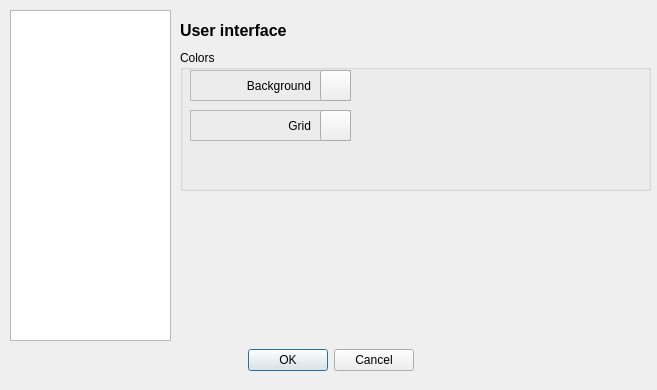
<?xml version="1.0" encoding="UTF-8"?>
<ui version="4.0">
 <class>settings</class>
 <widget class="QDialog" name="settings">
  <property name="geometry">
   <rect>
    <x>0</x>
    <y>0</y>
    <width>657</width>
    <height>390</height>
   </rect>
  </property>
  <property name="windowTitle">
   <string>Properties</string>
  </property>
  <widget class="QDialogButtonBox" name="buttonBox">
   <property name="geometry">
    <rect>
     <x>10</x>
     <y>340</y>
     <width>641</width>
     <height>41</height>
    </rect>
   </property>
   <property name="orientation">
    <enum>Qt::Horizontal</enum>
   </property>
   <property name="standardButtons">
    <set>QDialogButtonBox::Cancel|QDialogButtonBox::Ok</set>
   </property>
   <property name="centerButtons">
    <bool>true</bool>
   </property>
  </widget>
  <widget class="QStackedWidget" name="stackedWidget">
   <property name="geometry">
    <rect>
     <x>180</x>
     <y>10</y>
     <width>471</width>
     <height>331</height>
    </rect>
   </property>
   <property name="currentIndex">
    <number>2</number>
   </property>
   <widget class="QWidget" name="page">
    <widget class="QGroupBox" name="groupBox">
     <property name="geometry">
      <rect>
       <x>0</x>
       <y>40</y>
       <width>461</width>
       <height>121</height>
      </rect>
     </property>
     <property name="title">
      <string>Author details</string>
     </property>
     <widget class="QLineEdit" name="lineEdit">
      <property name="geometry">
       <rect>
        <x>190</x>
        <y>30</y>
        <width>181</width>
        <height>28</height>
       </rect>
      </property>
     </widget>
     <widget class="QLabel" name="label">
      <property name="geometry">
       <rect>
        <x>20</x>
        <y>30</y>
        <width>171</width>
        <height>28</height>
       </rect>
      </property>
      <property name="text">
       <string>Your name / vehicle author</string>
      </property>
     </widget>
    </widget>
    <widget class="QLabel" name="label_5">
     <property name="geometry">
      <rect>
       <x>0</x>
       <y>0</y>
       <width>451</width>
       <height>41</height>
      </rect>
     </property>
     <property name="font">
      <font>
       <pointsize>12</pointsize>
       <weight>75</weight>
       <bold>true</bold>
      </font>
     </property>
     <property name="text">
      <string>General</string>
     </property>
    </widget>
   </widget>
   <widget class="QWidget" name="page_2">
    <widget class="QGroupBox" name="groupBox_2">
     <property name="geometry">
      <rect>
       <x>0</x>
       <y>40</y>
       <width>461</width>
       <height>131</height>
      </rect>
     </property>
     <property name="title">
      <string>BeamNG command line arguments</string>
     </property>
     <widget class="QLabel" name="label_2">
      <property name="geometry">
       <rect>
        <x>10</x>
        <y>20</y>
        <width>131</width>
        <height>28</height>
       </rect>
      </property>
      <property name="text">
       <string>BeamNG exe location</string>
      </property>
     </widget>
     <widget class="QLineEdit" name="lineEdit_2">
      <property name="geometry">
       <rect>
        <x>140</x>
        <y>20</y>
        <width>201</width>
        <height>28</height>
       </rect>
      </property>
     </widget>
     <widget class="QPushButton" name="pushButton">
      <property name="geometry">
       <rect>
        <x>350</x>
        <y>20</y>
        <width>93</width>
        <height>28</height>
       </rect>
      </property>
      <property name="text">
       <string>Browse</string>
      </property>
     </widget>
     <widget class="QLabel" name="label_3">
      <property name="geometry">
       <rect>
        <x>10</x>
        <y>50</y>
        <width>101</width>
        <height>28</height>
       </rect>
      </property>
      <property name="text">
       <string>Current vehicle</string>
      </property>
     </widget>
     <widget class="QLineEdit" name="lineEdit_3">
      <property name="geometry">
       <rect>
        <x>140</x>
        <y>50</y>
        <width>201</width>
        <height>28</height>
       </rect>
      </property>
     </widget>
     <widget class="QLineEdit" name="lineEdit_4">
      <property name="geometry">
       <rect>
        <x>140</x>
        <y>80</y>
        <width>201</width>
        <height>28</height>
       </rect>
      </property>
     </widget>
     <widget class="QLabel" name="label_4">
      <property name="geometry">
       <rect>
        <x>10</x>
        <y>80</y>
        <width>101</width>
        <height>28</height>
       </rect>
      </property>
      <property name="text">
       <string>Current level</string>
      </property>
     </widget>
    </widget>
    <widget class="QLabel" name="label_6">
     <property name="geometry">
      <rect>
       <x>0</x>
       <y>0</y>
       <width>451</width>
       <height>41</height>
      </rect>
     </property>
     <property name="font">
      <font>
       <pointsize>12</pointsize>
       <weight>75</weight>
       <bold>true</bold>
      </font>
     </property>
     <property name="text">
      <string>Testing</string>
     </property>
    </widget>
   </widget>
   <widget class="QWidget" name="page_3">
    <widget class="QLabel" name="label_7">
     <property name="geometry">
      <rect>
       <x>0</x>
       <y>0</y>
       <width>451</width>
       <height>41</height>
      </rect>
     </property>
     <property name="font">
      <font>
       <pointsize>12</pointsize>
       <weight>75</weight>
       <bold>true</bold>
      </font>
     </property>
     <property name="text">
      <string>User interface</string>
     </property>
    </widget>
    <widget class="QGroupBox" name="groupBox_3">
     <property name="geometry">
      <rect>
       <x>0</x>
       <y>40</y>
       <width>471</width>
       <height>141</height>
      </rect>
     </property>
     <property name="title">
      <string>Colors</string>
     </property>
     <widget class="QFrame" name="frame">
      <property name="geometry">
       <rect>
        <x>10</x>
        <y>20</y>
        <width>161</width>
        <height>31</height>
       </rect>
      </property>
      <property name="frameShape">
       <enum>QFrame::StyledPanel</enum>
      </property>
      <property name="frameShadow">
       <enum>QFrame::Raised</enum>
      </property>
      <widget class="QLabel" name="label_8">
       <property name="geometry">
        <rect>
         <x>10</x>
         <y>0</y>
         <width>111</width>
         <height>31</height>
        </rect>
       </property>
       <property name="text">
        <string>Background</string>
       </property>
       <property name="alignment">
        <set>Qt::AlignRight|Qt::AlignTrailing|Qt::AlignVCenter</set>
       </property>
      </widget>
      <widget class="QPushButton" name="pushButton_2">
       <property name="geometry">
        <rect>
         <x>130</x>
         <y>0</y>
         <width>31</width>
         <height>31</height>
        </rect>
       </property>
       <property name="text">
        <string/>
       </property>
      </widget>
     </widget>
     <widget class="QFrame" name="frame_2">
      <property name="geometry">
       <rect>
        <x>10</x>
        <y>60</y>
        <width>161</width>
        <height>31</height>
       </rect>
      </property>
      <property name="frameShape">
       <enum>QFrame::StyledPanel</enum>
      </property>
      <property name="frameShadow">
       <enum>QFrame::Raised</enum>
      </property>
      <widget class="QLabel" name="label_9">
       <property name="geometry">
        <rect>
         <x>10</x>
         <y>0</y>
         <width>111</width>
         <height>31</height>
        </rect>
       </property>
       <property name="text">
        <string>Grid</string>
       </property>
       <property name="alignment">
        <set>Qt::AlignRight|Qt::AlignTrailing|Qt::AlignVCenter</set>
       </property>
      </widget>
      <widget class="QPushButton" name="pushButton_3">
       <property name="geometry">
        <rect>
         <x>130</x>
         <y>0</y>
         <width>31</width>
         <height>31</height>
        </rect>
       </property>
       <property name="text">
        <string/>
       </property>
      </widget>
     </widget>
    </widget>
   </widget>
  </widget>
  <widget class="QListWidget" name="listWidget">
   <property name="geometry">
    <rect>
     <x>10</x>
     <y>10</y>
     <width>161</width>
     <height>331</height>
    </rect>
   </property>
  </widget>
 </widget>
 <resources/>
 <connections>
  <connection>
   <sender>buttonBox</sender>
   <signal>accepted()</signal>
   <receiver>settings</receiver>
   <slot>accept()</slot>
   <hints>
    <hint type="sourcelabel">
     <x>248</x>
     <y>254</y>
    </hint>
    <hint type="destinationlabel">
     <x>157</x>
     <y>274</y>
    </hint>
   </hints>
  </connection>
  <connection>
   <sender>buttonBox</sender>
   <signal>rejected()</signal>
   <receiver>settings</receiver>
   <slot>reject()</slot>
   <hints>
    <hint type="sourcelabel">
     <x>316</x>
     <y>260</y>
    </hint>
    <hint type="destinationlabel">
     <x>286</x>
     <y>274</y>
    </hint>
   </hints>
  </connection>
 </connections>
</ui>
